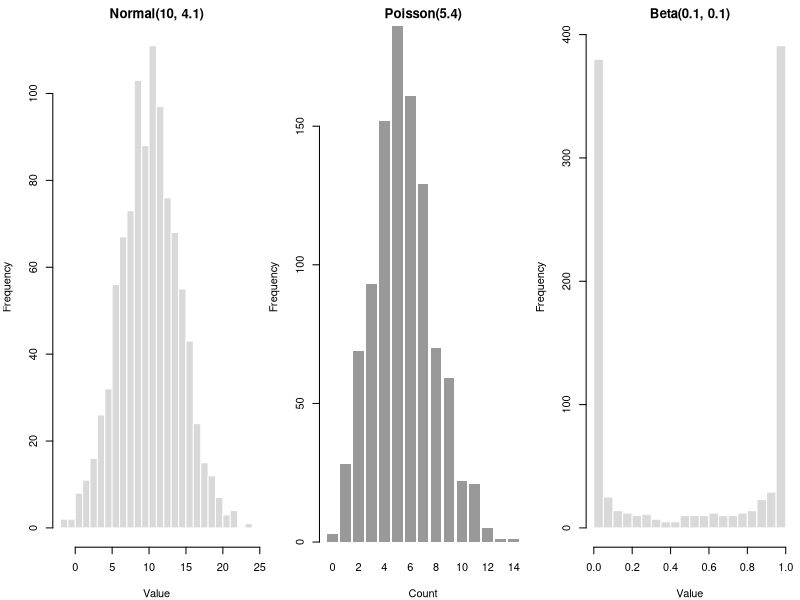
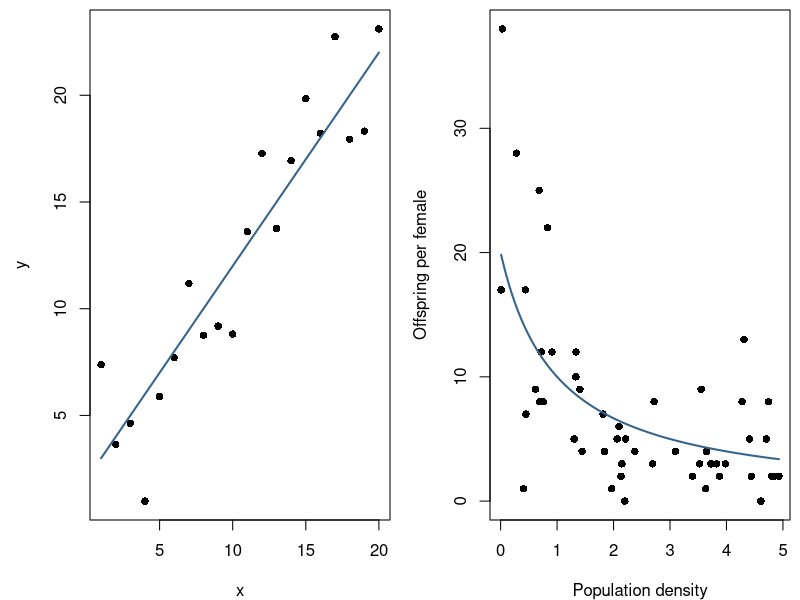
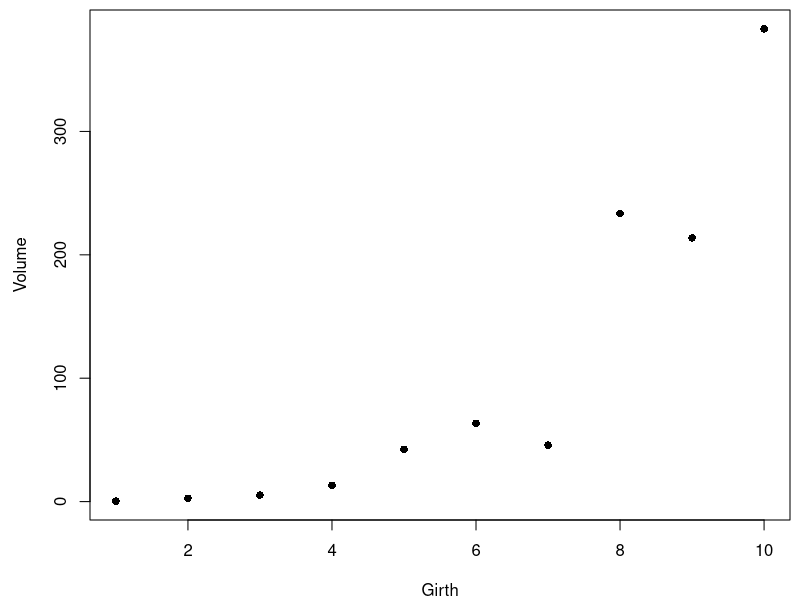
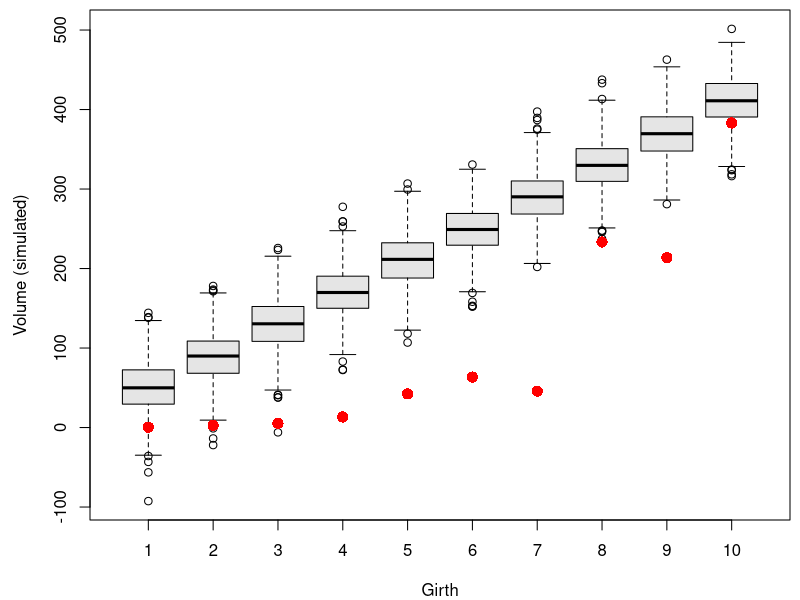
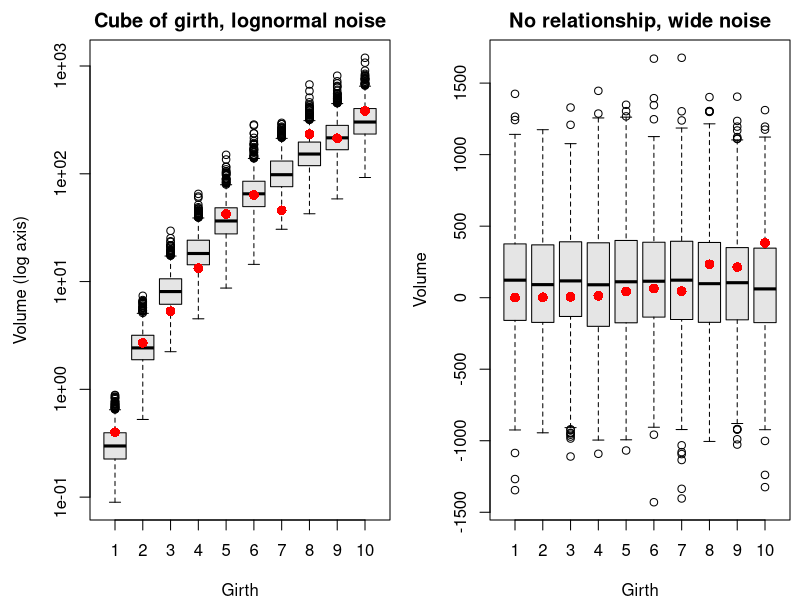
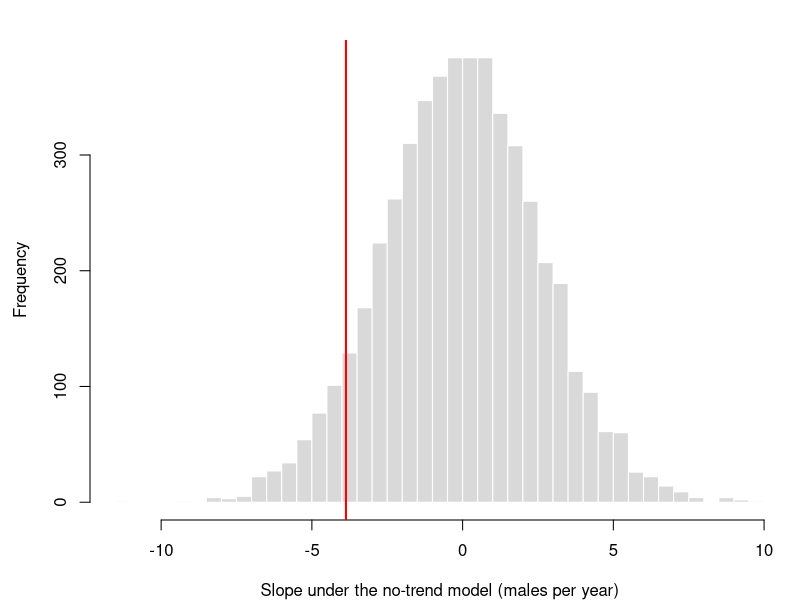
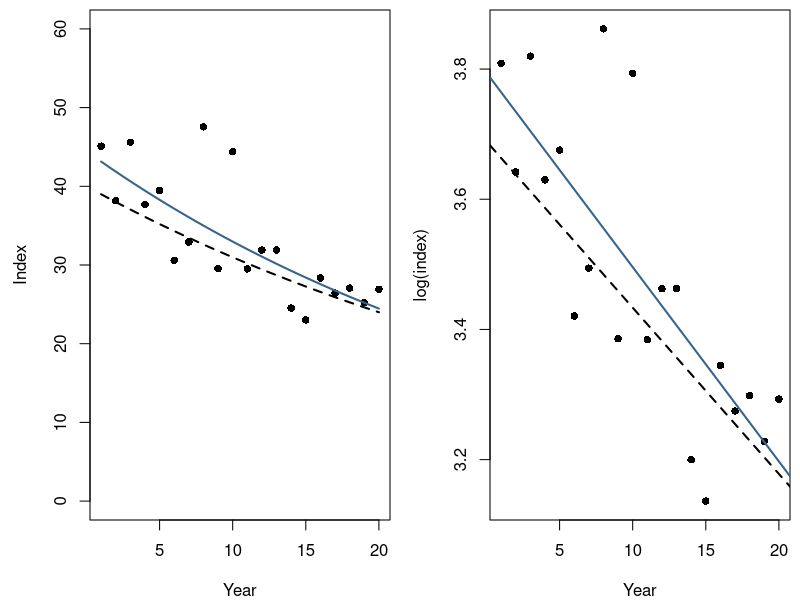

R code for these plots, in order:
#  NRES 746, Week 5: Simulating data from a model ------------------------------
#  Code from Week5_SimulatingData.html. Base R only.

# SIMULATING DATA FROM A MODEL ==================================================

# 2. WOD: choosing a data-generating model -------------------------------------
#  lek counts: mu_t = a exp(-b t), Y_t ~ NegBin(mu_t, k), with a = 55, b = 0.06, k = 8

set.seed(746)
yr <- 0:19
mu_lek <- 55 * exp(-0.06 * yr)                    # deterministic: expected count
lek <- rnbinom(20, mu = mu_lek, size = 8)         # stochastic: noise around it
lek
#  [PAUSE] data sets 2 (nest fate vs. cover) and 3 (chick mass vs. forbs): which function, which noise?

# 3. Random number generators --------------------------------------------------

set.seed(3)
rnorm(5, mean = 10, sd = 4.1)
rpois(5, lambda = 5.4)
round(rbeta(5, shape1 = 0.1, shape2 = 0.1), 3)

par(mfrow = c(1, 3), mar = c(4, 4, 2, 0.5))
hist(rnorm(1000, 10, 4.1), breaks = 30, col = "grey85", border = "white",
     main = "Normal(10, 4.1)", xlab = "Value")
barplot(table(rpois(1000, 5.4)), col = "grey60", border = NA,
        main = "Poisson(5.4)", xlab = "Count", ylab = "Frequency")
hist(rbeta(1000, 0.1, 0.1), breaks = 30, col = "grey85", border = "white",
     main = "Beta(0.1, 0.1)", xlab = "Value")
par(mfrow = c(1, 1))

# 4. Signal and noise -----------------------------------------------------------
#  linear: mu = a + b x, Y ~ Normal(mu, sigma)

x_lin <- 1:20
a <- 2
b <- 1
y_det <- a + b * x_lin                            # deterministic part
set.seed(1001)
y_lin <- rnorm(20, mean = y_det, sd = 2)          # stochastic part

#  hyperbolic: mu = a b / (b + x), Y ~ NegBin(mu, k); variance mu + mu^2 / k

a <- 20
b <- 1
k <- 5
set.seed(1001)
x_hyp <- runif(50, min = 0, max = 5)              # densities sampled from the field
mu_hyp <- a * b / (b + x_hyp)
y_hyp <- rnbinom(50, mu = mu_hyp, size = k)

par(mfrow = c(1, 2), mar = c(4, 4.5, 0.5, 0.5))
plot(x_lin, y_lin, pch = 16, xlab = "x", ylab = "y")
lines(x_lin, y_det, lwd = 2, col = "steelblue4")
plot(x_hyp, y_hyp, pch = 16, xlab = "Population density", ylab = "Offspring per female")
curve(a * b / (b + x), add = TRUE, lwd = 2, col = "steelblue4")
par(mfrow = c(1, 1))
#  [PAUSE] exponential decline with normal, Poisson, lognormal noise: which spreads shrink with the mean?

# 5. Many replicates: could this model have produced our data? -----------------

tree_data <- data.frame(girth = 1:10,
                        volume = c(0.4, 2.7, 5.3, 13.3, 42.4,
                                   63.5, 45.8, 233.4, 213.7, 383.1))
plot(volume ~ girth, data = tree_data, pch = 16, xlab = "Girth", ylab = "Volume")

#  straight line: Volume ~ Normal(10 + 40 girth, 31)
set.seed(31)
n_sim <- 1000
sim_vol <- replicate(n_sim, rnorm(10, mean = 10 + 40 * tree_data$girth, sd = 31))
boxplot(t(sim_vol), names = tree_data$girth, col = "grey90",
        xlab = "Girth", ylab = "Volume (simulated)")
points(1:10, tree_data$volume, pch = 16, col = "red", cex = 1.5)

#  log(Volume) ~ Normal(log 0.3 + 3 log girth, 0.4), and Volume ~ Normal(100, 400)
sim_cube <- replicate(n_sim, exp(rnorm(10, log(0.3) + 3 * log(tree_data$girth), 0.4)))
sim_null <- replicate(n_sim, rnorm(10, mean = 100, sd = 400))

par(mfrow = c(1, 2), mar = c(4, 4.5, 2, 0.5))
boxplot(t(sim_cube), names = tree_data$girth, col = "grey90", log = "y",
        xlab = "Girth", ylab = "Volume (log axis)", main = "Cube of girth, lognormal noise")
points(1:10, tree_data$volume, pch = 16, col = "red", cex = 1.3)
boxplot(t(sim_null), names = tree_data$girth, col = "grey90",
        xlab = "Girth", ylab = "Volume", main = "No relationship, wide noise")
points(1:10, tree_data$volume, pch = 16, col = "red", cex = 1.3)
par(mfrow = c(1, 1))
#  [PAUSE] the no-relationship model also covers every point. is it as good as the geometric one?

# 6. A null hypothesis is a data-generating model ------------------------------

t8 <- yr[1:8]
y8 <- lek[1:8]
slope_obs <- unname(coef(lm(y8 ~ t8))[2])         # males per year
slope_obs

#  no trend: constant mean (the 8-year average), same NegBin noise (k = 8)
set.seed(5)
null_slopes <- replicate(5000, {
  y_null <- rnbinom(8, mu = mean(y8), size = 8)
  coef(lm(y_null ~ t8))[2]
})
p_8 <- mean(null_slopes <= slope_obs)             # fraction at least as steep
p_8

hist(null_slopes, breaks = 50, col = "grey85", border = "white", main = "",
     xlab = "Slope under the no-trend model (males per year)")
abline(v = slope_obs, col = "red", lwd = 2)

#  same simulation with ten years
t10 <- yr[1:10]
y10 <- lek[1:10]
slope_10 <- unname(coef(lm(y10 ~ t10))[2])
set.seed(5)
null_10 <- replicate(5000, coef(lm(rnbinom(10, mu = mean(y10), size = 8) ~ t10))[2])
mean(null_10 <= slope_10)

# TRENDS ON THE LOG SCALE =======================================================

# 1. The lognormal distribution ------------------------------------------------
#  median = exp(m), mean = exp(m + s^2 / 2), SD = sqrt(exp(s^2) - 1) * mean

s <- 0.15
median_I <- c(40, 24)                             # year 0 and year 20
mean_I <- median_I * exp(s^2 / 2)
sd_I <- mean_I * sqrt(exp(s^2) - 1)
data.frame(year = c(0, 20), median = median_I,
           mean = round(mean_I, 2), sd = round(sd_I, 2))

# 2. Fitting an exponential trend with a straight line --------------------------
#  I_t = I0 lambda^t exp(e_t)  ->  log I_t = log I0 + b t + e_t, b = log(lambda)

I0 <- 40
sigma <- 0.15
b_true <- log(0.6) / 20                           # 40% decline over 20 years
t_yr <- 1:20

set.seed(2201)
idx <- I0 * exp(b_true * t_yr + rnorm(20, 0, sigma))
fit_idx <- lm(log(idx) ~ t_yr)
coef(fit_idx)

b_hat <- unname(coef(fit_idx)["t_yr"])
par(mfrow = c(1, 2), mar = c(4, 4.5, 0.5, 0.5))
plot(t_yr, idx, pch = 16, ylim = c(0, 60), xlab = "Year", ylab = "Index")
curve(I0 * exp(b_true * x), add = TRUE, lty = 2, lwd = 2)
curve(exp(coef(fit_idx)[1] + b_hat * x), add = TRUE, lwd = 2, col = "steelblue4")
plot(t_yr, log(idx), pch = 16, xlab = "Year", ylab = "log(index)")
abline(log(I0), b_true, lty = 2, lwd = 2)
abline(fit_idx, lwd = 2, col = "steelblue4")
par(mfrow = c(1, 1))

exp(b_hat)                                        # fraction kept each year
1 - exp(20 * b_hat)                               # estimated decline over 20 years

# 3. What a confidence interval promises ----------------------------------------

confint(fit_idx, "t_yr", level = 0.90)
#  [PAUSE] widget: how close to 90% is the coverage? what changes under process noise?
